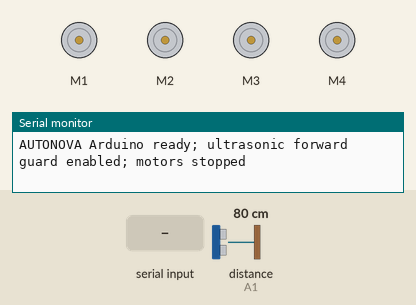
This sketch was run on a simulated Arduino Uno, built with avr-gcc and run on an emulated ATmega328P. Shown: 4 × DC motor (green arrow = forward, orange = backward, longer = faster), the last lines printed to the serial monitor. The inputs (shaded band) are chosen by the test bench; at power-on: distance to the obstacle (sensor on A1) 80 cm. The echo pulse lasts 58.3 µs per cm.

Above: at 1.2 s.
1.3 s: "FORWARD\n" received over the second serial link
At 2.0 s:
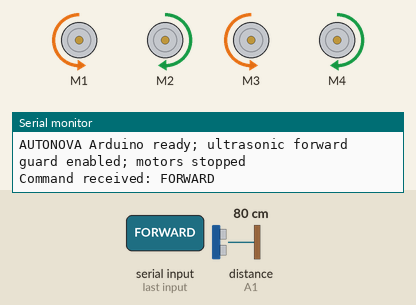
4.0 s: "BACKWARD\n" received over the second serial link
At 4.9 s:
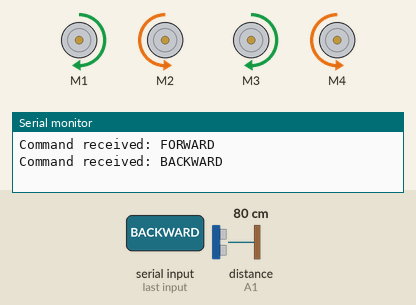
6.7 s: "LEFT\n" received over the second serial link
At 7.1 s:
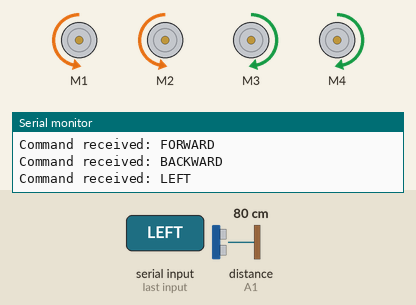
9.4 s: "RIGHT\n" received over the second serial link
At 10.3 s:
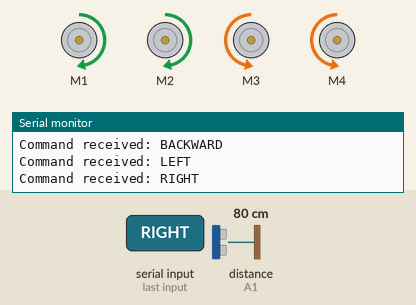
Timing chart, 0 to 12.4 s (numbered marks = the images above; inputs shaded):
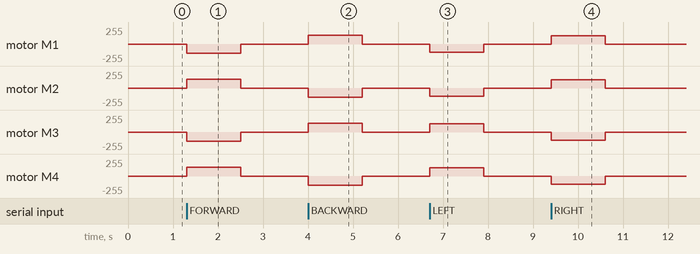

Measured:
- after the input at 1.3 s, motor M1, motor M3: stopped → backward 135/255 at once, → stopped 1.2 s later; motor M2, motor M4: stopped → forward 135/255 at once, → stopped 1.2 s later
- after the input at 4.0 s, motor M1, motor M3: stopped → forward 135/255 at once, → stopped 1.2 s later; motor M2, motor M4: stopped → backward 135/255 at once, → stopped 1.2 s later
- after the input at 6.7 s, motor M1, motor M2: stopped → backward 125/255 at once, → stopped 1.2 s later; motor M3, motor M4: stopped → forward 125/255 at once, → stopped 1.2 s later
- after the input at 9.4 s, motor M1, motor M2: stopped → forward 125/255 at once, → stopped 1.2 s later; motor M3, motor M4: stopped → backward 125/255 at once, → stopped 1.2 s later

The sketch:

arduino_4motor.ino
```cpp
#include <AFMotor.h>
#include <SoftwareSerial.h>

// For a classic L293D AFMotor Shield V1 / HW-130 clone.
// Motor mapping: M1 front-right, M2 front-left, M3 rear-left, M4 rear-right.
AF_DCMotor m1(1), m2(2), m3(3), m4(4);
// ESP8266 D6 (TX) -> Arduino D2 (RX). D3 is unused by the ESP in this wiring.
SoftwareSerial espSerial(2, 3);

// HC-SR04: TRIG -> A0, ECHO -> A1, VCC -> 5V, GND -> GND.
const uint8_t TRIG_PIN = A0;
const uint8_t ECHO_PIN = A1;
const uint8_t SPEED = 135;                 // keep low for first tests
const uint8_t TURN_SPEED = 125;
const int STOP_DISTANCE_CM = 18;           // stop before the obstacle, not at 3 cm
const unsigned long COMMAND_TIMEOUT_MS = 1200;
const unsigned long AVOID_COOLDOWN_MS = 1400;

unsigned long lastCommandAt = 0;
unsigned long avoidUntil = 0;
String line;

void allSpeed(uint8_t s) {
  m1.setSpeed(s); m2.setSpeed(s); m3.setSpeed(s); m4.setSpeed(s);
}
void stopMotors() {
  m1.run(RELEASE); m2.run(RELEASE); m3.run(RELEASE); m4.run(RELEASE);
}

// Wheel direction compensation: M1 and M3 are inverted for this project's current layout.
// If a wheel still spins the wrong way, change only its FORWARD/BACKWARD here.
void logicalForward() {
  m1.run(BACKWARD); m2.run(FORWARD); m3.run(BACKWARD); m4.run(FORWARD);
}
void logicalBackward() {
  m1.run(FORWARD); m2.run(BACKWARD); m3.run(FORWARD); m4.run(BACKWARD);
}
void turnLeft() {
  // Pivot left: left wheels backward, right wheels forward (compensated for wheel orientation).
  m1.run(BACKWARD); m2.run(BACKWARD); m3.run(FORWARD); m4.run(FORWARD);
}
void turnRight() {
  m1.run(FORWARD); m2.run(FORWARD); m3.run(BACKWARD); m4.run(BACKWARD);
}

long readDistanceCm() {
  digitalWrite(TRIG_PIN, LOW); delayMicroseconds(3);
  digitalWrite(TRIG_PIN, HIGH); delayMicroseconds(10);
  digitalWrite(TRIG_PIN, LOW);
  unsigned long duration = pulseIn(ECHO_PIN, HIGH, 25000UL);
  if (duration == 0) return -1;  // no echo: treat as unknown and fail safe
  return (long)(duration * 0.0343 / 2.0);
}

void avoidObstacle(long distanceCm) {
  stopMotors();
  Serial.print("OBSTACLE: "); Serial.print(distanceCm); Serial.println(" cm; avoiding");
  // Pivot in place rather than reversing, because there is no rear-facing sensor.
  allSpeed(TURN_SPEED);
  turnRight(); delay(360);
  stopMotors();
  avoidUntil = millis() + AVOID_COOLDOWN_MS;
}

void drive(const String& c) {
  if (c == "STOP") { stopMotors(); return; }
  if (c == "FORWARD") {
    if ((long)(avoidUntil - millis()) > 0) { stopMotors(); return; }
    long distanceCm = readDistanceCm();
    if (distanceCm < 0) {
      stopMotors();
      Serial.println("SAFETY STOP: HC-SR04 returned no echo; check sensor/wiring");
      return;
    }
    if (distanceCm <= STOP_DISTANCE_CM) { avoidObstacle(distanceCm); return; }
    allSpeed(SPEED); logicalForward(); return;
  }
  if (c == "BACKWARD") { allSpeed(SPEED); logicalBackward(); return; }
  if (c == "LEFT") { allSpeed(TURN_SPEED); turnLeft(); return; }
  if (c == "RIGHT") { allSpeed(TURN_SPEED); turnRight(); return; }
  stopMotors();
}

void setup() {
  Serial.begin(115200);
  espSerial.begin(9600);
  pinMode(TRIG_PIN, OUTPUT);
  pinMode(ECHO_PIN, INPUT);
  digitalWrite(TRIG_PIN, LOW);
  stopMotors();
  lastCommandAt = millis();
  Serial.println("AUTONOVA Arduino ready; ultrasonic forward guard enabled; motors stopped");
}

void loop() {
  while (espSerial.available()) {
    char c = (char)espSerial.read();
    if (c == '\n' || c == '\r') {
      line.trim(); line.toUpperCase();
      if (line.length()) {
        if (line == "FORWARD" || line == "BACKWARD" || line == "LEFT" || line == "RIGHT" || line == "STOP") {
          drive(line);
        } else {
          stopMotors();
          Serial.print("Unknown command, stopped: "); Serial.println(line);
        }
        lastCommandAt = millis();
        Serial.print("Command received: "); Serial.println(line);
        line = "";
      }
    } else if (line.length() < 24) {
      line += c;
    } else {
      line = ""; stopMotors();
    }
  }
  // If the laptop/ESP stops refreshing commands, the robot stops locally.
  if (millis() - lastCommandAt > COMMAND_TIMEOUT_MS) stopMotors();
}
```
